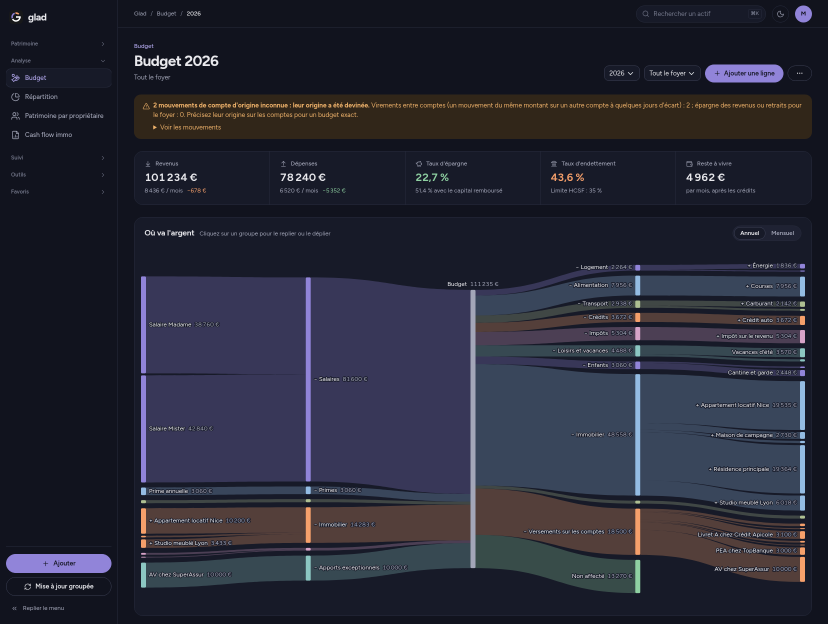
#> input picture docs/images/budget.png, 1656 x 1248 px (shown at 1/2 size)
$ python -i screenshots.py   (imports and definitions only)
#> lines starting #> are read from the running program, lines starting #| are printed output that depends on the picture
#!/usr/bin/env python3
"""Take the README screenshots from the demo data with headless Chromium.

The demo data of scripts/generate_fixtures.py is loaded in a throwaway SQLite
database (data/glad.db is never touched) and served with the demo user
logged in. Each page is captured in dark theme and French, 1656 px wide and
as high as its content, into docs/images/.

Usage: uv run python scripts/screenshots.py [name ...]

Without name, every page of PAGES is taken. Set CHROMIUM to the browser
binary when it is not found on the PATH. Look at each image before
committing it: a fixed height may need adjusting after a layout change.
"""

import datetime
import os
import shutil
import socket
import subprocess
import sys
import tempfile
import time
import urllib.request
from pathlib import Path

from PIL import Image, ImageChops

PROJECT_DIR = Path(__file__).resolve().parent.parent
IMAGES_DIR = PROJECT_DIR / "docs" / "images"
WIDTH = 1656
#: Lowest height of a page, so the sidebar is never cut.
MIN_HEIGHT = 900
#: Height of the first capture, cropped afterwards to the page content.
MAX_HEIGHT = 6000
YEAR = datetime.date.today().year

#: (image name, path, fixed height or None for the height of the content)
PAGES = [
    ("dashboard_hero", "/", 927),
    ("dashboard", "/", None),
    ("finance_home", "/finance/", None),
    ("finance_invest", "/finance/investment/1/", None),
    ("finance_batch_update", "/finance/update", None),
    ("property_home", "/property/", None),
    ("property_details", "/property/1/", None),
    (
        "property_accounting",
        f"/property/report/?start_date={YEAR - 1}-01-01&end_date={YEAR - 1}-12-31",
        None,
    ),
    ("property_lmnp", "/property/lmnp_accounting/", None),
    ("scpi", "/property/scpi/", None),
    # Down to the end of the sankey diagram.
    ("budget", f"/budget/{YEAR}/", 792),
    ("rental_dashboard", "/rental/", None),
    ("rental_lease", "/rental/lease/3/", None),
    ("rental_inventory", "/rental/inventory/1/", None),
    # Down to the first group of alerts.
    ("notifications_settings", "/notifications/settings/", 1400),
    ("mcp_settings", "/mcp-access/", None),
]

SETTINGS = """
from glad.settings import *  # noqa: F403

DATABASES = {{"default": {{"ENGINE": "django.db.backends.sqlite3", "NAME": {db!r}}}}}
ALLOWED_HOSTS = ["127.0.0.1", "localhost"]
LANGUAGE_CODE = "fr"
MIDDLEWARE = list(MIDDLEWARE)  # noqa: F405
MIDDLEWARE.insert(
    MIDDLEWARE.index("django.contrib.auth.middleware.AuthenticationMiddleware") + 1,
    "screenshot_login.AutoLogin",
)
"""

AUTO_LOGIN = """
from django.contrib.auth import get_user_model, login
from django.contrib.auth.signals import user_logged_in

from accounts.signals import send_login_notification

# Each capture logs in again: no login alert under the bell.
user_logged_in.disconnect(send_login_notification)


class AutoLogin:
    def __init__(self, get_response):
        self.get_response = get_response

    def __call__(self, request):
        if not request.user.is_authenticated:
            user = get_user_model().objects.filter(is_superuser=True).first()
            if user is not None:
                login(request, user, backend="django.contrib.auth.backends.ModelBackend")
        return self.get_response(request)
"""

#: The demo user is the household member "mister", and the recurring entries
#: are checked so the dashboard shows no reminder banner.
PREPARE = """
import datetime
from django.contrib.auth import get_user_model
from property.services.checks import check_all_up_to

get_user_model().objects.filter(username="mister").update(is_superuser=True, is_staff=True)
check_all_up_to(datetime.date.today())
"""


# [92 lines left out: functions chromium, free_port, manage, demo_environment, load_demo, wait_for and 1 more, not called in this run]


def content_bottom(image: Path) -> int:
    """Last row of the main column that differs from the page background.

    The sidebar (left) and the footer (bottom of the window) are left out.
    """
#> called with image = '../docs/images/budget.png'
    img = Image.open(image).convert("RGB")
#> img is the input picture: PIL image 1656x1248 RGB; mean R, G, B 39.9, 40.9, 54.6
    width, height = img.size
#> width = 1656; height = 1248
    main = img.crop((300, 0, width, height - 80))
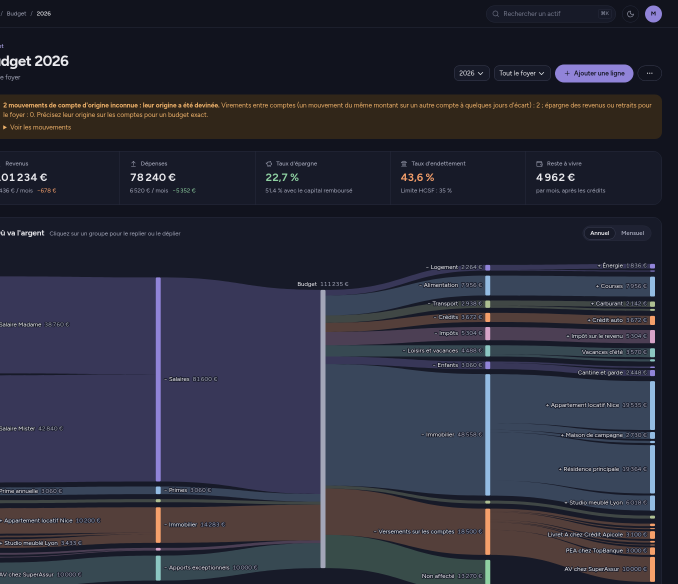
#> main: PIL image 1356x1168 RGB (shown at 1/2 size); mean R, G, B 44.6, 45.4, 59.2
    background = Image.new("RGB", main.size, img.getpixel((width - 3, height - 120)))
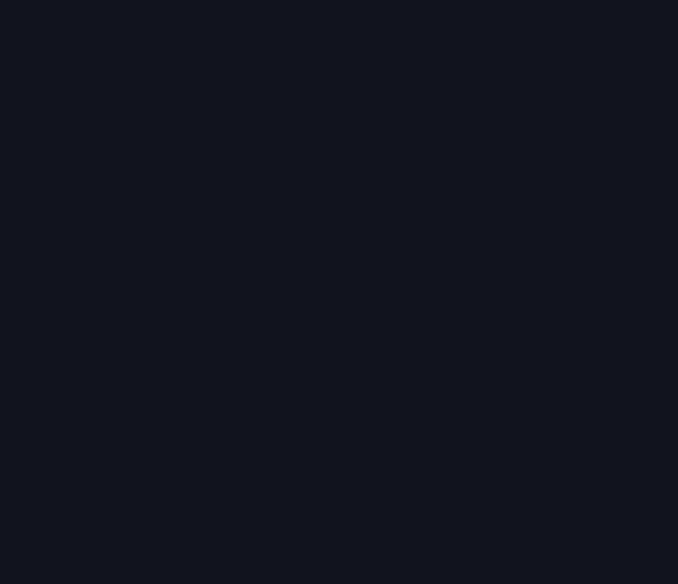
#> background: PIL image 1356x1168 RGB (shown at 1/2 size); mean R, G, B 17, 19, 30
    changed = ImageChops.difference(main, background).point(
        lambda value: 255 if value > 12 else 0
    )
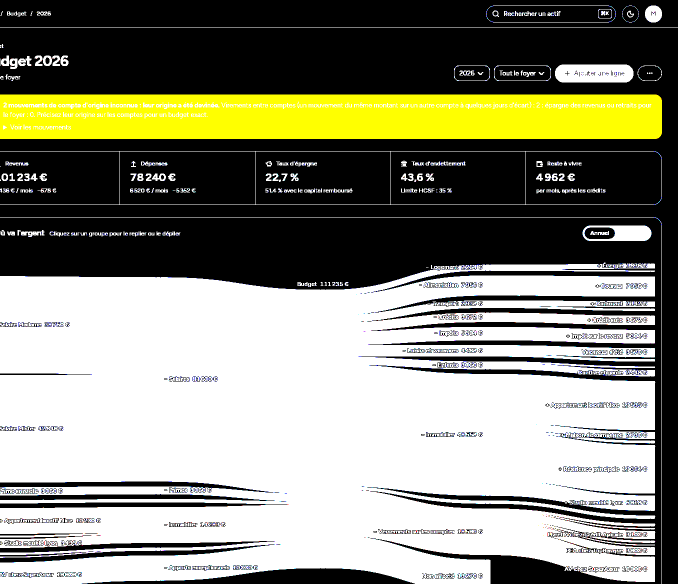
#> changed: PIL image 1356x1168 RGB (shown at 1/2 size); mean R, G, B 136.3, 136.4, 119
    box = changed.getbbox()
#> box = (0, 11, 1356, 1168)
    return box[3] if box else height


# [42 lines left out: function main, not called in this run]


# [2 lines not run here, left out]

>>> result = content_bottom('../docs/images/budget.png')
#> result = 1168
